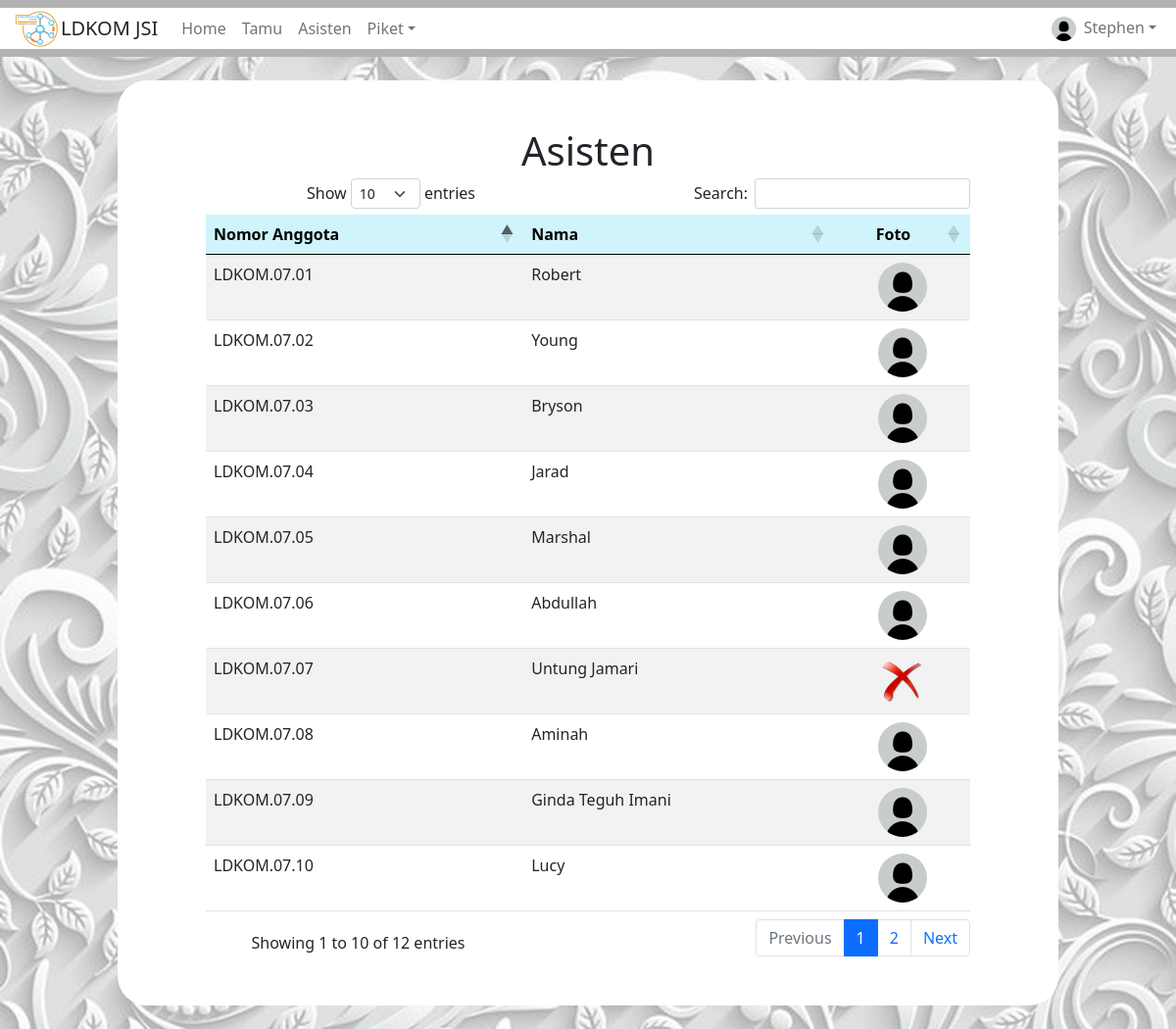
/Asisten/asisten.php (signed in), run on the app's committed database.
### tables this page shows
CREATE TABLE `user` (
  `no_anggota` varchar(100) NOT NULL,
  `nama` varchar(100) NOT NULL,
  `password` varchar(100) NOT NULL,
  `role` varchar(100) NOT NULL,
  `foto` varchar(100) NOT NULL
);

### Asisten/asisten.php (the view, shortened to what this page needs)
<?php
$koneksi = mysqli_connect("localhost","root","","tb_ldkom");
?>
<!doctype html>
<html lang="en">
<head>
	<link href="https://cdn.jsdelivr.net/npm/bootstrap@5.1.0/dist/css/bootstrap.min.css" rel="stylesheet">
	<link rel="stylesheet" type="text/css" href="https://cdnjs.cloudflare.com/ajax/libs/twitter-bootstrap/5.0.1/css/bootstrap.min.css">
	<link rel="stylesheet" type="text/css" href="https://cdn.datatables.net/1.10.25/css/dataTables.bootstrap5.min.css">
</head>
<body style="background: url(../gambar/bggbr.jpg); background-size: cover; background-repeat: no-repeat;">
	<nav class="navbar navbar-expand-lg navbar-light" style="background-color: #b3b3b3;" aria-label="Eleventh navbar example">
		<div class="container-fluid" style="background-color: white;">
			<div class="collapse navbar-collapse" style="background-color: white;">
				<ul class="navbar-nav me-auto mb-2 mb-lg-0">
					<li class="nav-item">
						<img src="../gambar/logoldkom1.png" style="width: 50px; height: 40px;">
					</li>
					<li class="nav-item">
						<h5 class="mt-2 me-3">LDKOM JSI</h5>
					</li>
					<li class="nav-item">
						<a class="nav-link" href="home_asisten.php">Home</a>
					</li>
					<li class="nav-item">
						<a class="nav-link" href="tamu.php">Tamu</a>
					</li>
					<li class="nav-item">
						<a class="nav-link" href="asisten.php">Asisten</a>
					</li>
					<li class="nav-item dropdown">
						<a class="nav-link dropdown-toggle" href="#" id="dropdown09" data-bs-toggle="dropdown" aria-expanded="false">Piket</a>
					</li>
				</ul>
				<form>
					<ul class="navbar-nav me-auto mb-2 mb-lg-0">
						<li class="nav-item dropdown">
							<a class="nav-link dropdown-toggle" href="#" id="dropdown09" data-bs-toggle="dropdown"  aria-haspopup="true" aria-expanded="false"><img src="../gambar/<?php echo $_SESSION['foto']; ?>" class="me-2" style="width: 25px; height: 25px; border-radius: 30px;"><?php echo $_SESSION['nama']; ?></a>
						</li>
					</ul>
				</form>
			</div>
		</div>
	</nav>
	<div class="container" style="background-color: white;	 border-radius: 30px; width: 80%;">
		<div class="row py-5 mt-4 align-items-center">
			<center>
				<h1 class="mb-1">Asisten</h1>
			</center>
			<center>
				<div class="col-md-5 col-lg-10 ml-auto">
					<table class="table table-striped table-hover" id="example">
						<thead>
							<tr class="table-info">
								<th>Nomor Anggota</th>
								<th>Nama</th>
								<th><center>Foto</center></th>
							</tr>
						</thead>
						<tbody>
							<?php
							$query = mysqli_query($koneksi, "select * from user where role = 'Asisten' order by no_anggota");
							while ($tampil = mysqli_fetch_array($query)) {
								?>
								<tr>
									<td><?php echo $tampil['no_anggota']; ?></td>
									<td><?php echo $tampil['nama']; ?></td>
									<td><center><img src="../gambar/<?php echo $tampil['foto']; ?>" style="width: 50px; height: 50px; border-radius: 30px;"></center></td>
								</tr>
								<?php
							}
							?>
						</tbody>
					</table>
				</div>
			</center>
		</div>
	</div>
	<br>
</body>
</html>

### data on the page
user: no_anggota "LDKOM.07.01", nama "Robert", foto (placeholder picture)
user: no_anggota "LDKOM.07.02", nama "Young", foto (placeholder picture)
user: no_anggota "LDKOM.07.03", nama "Bryson", foto (placeholder picture)
user: no_anggota "LDKOM.07.04", nama "Jarad", foto (placeholder picture)
user: no_anggota "LDKOM.07.05", nama "Marshal", foto (placeholder picture)
user: no_anggota "LDKOM.07.06", nama "Abdullah", foto (placeholder picture)
user: no_anggota "LDKOM.07.07", nama "Untung Jamari", foto (picture)
user: no_anggota "LDKOM.07.08", nama "Aminah", foto (placeholder picture)
user: no_anggota "LDKOM.07.09", nama "Ginda Teguh Imani", foto (placeholder picture)
user: no_anggota "LDKOM.07.10", nama "Lucy", foto (placeholder picture)

### other printed values
$_SESSION['nama'] "Stephen"
